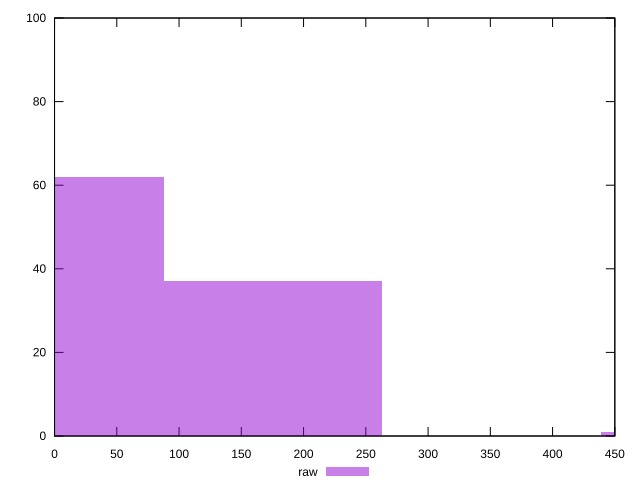

Reproduce this figure in gnuplot.
reset

$raw <<EOF
526.5731484669504 1
175.52438282231682 37
0 62
EOF

set key outside below
set boxwidth 175.52438282231682
set xrange [0:450]
set yrange [0:100]
set trange [0:100]
set style fill transparent solid 0.5 noborder
set terminal svg size 640, 490 enhanced background rgb 'white'
set output "report_00019_2021-02-10T18-14-37.922Z//unused-css-rules/samples/pages+cached/raw/histogram.svg"

plot $raw title "raw" with boxes

reset
